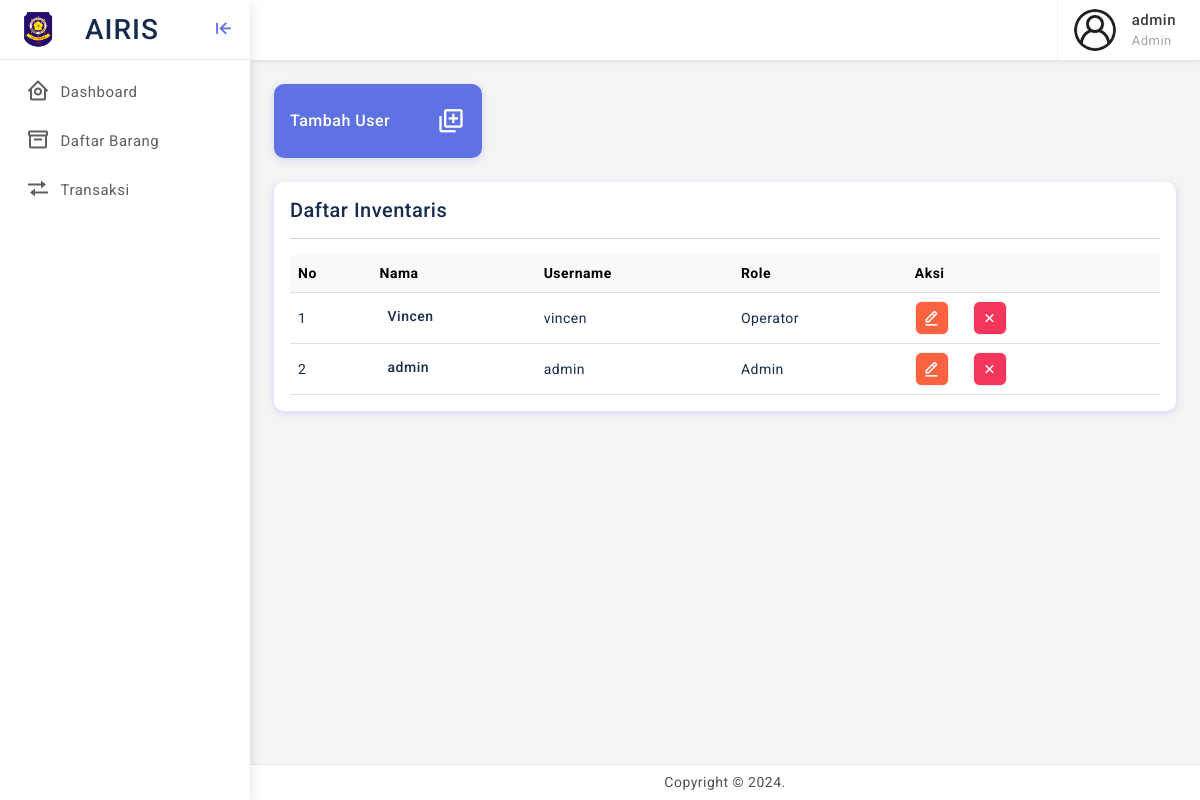
Screenshot of /dashboard/user.php (signed in) with the database file from the repository.
### tables this page shows
CREATE TABLE `tb_user` (
  `id_user` int(11) NOT NULL,
  `nama` varchar(255) NOT NULL,
  `username` varchar(100) NOT NULL,
  `password` varchar(255) NOT NULL,
  `role` varchar(50) NOT NULL
);

### dashboard/user.php (the view, shortened to what this page needs)
<?php
include "../include/koneksi.php";
include "../include/head.php";
$data = mysqli_query($koneksi, "SELECT * FROM `tb_user`");
?>
<div class="row row-cols-1 row-cols-md-2 row-cols-xl-4">
    <div class="col">
        <a href="#" data-bs-toggle="modal" data-bs-target="#tambahUserModal">
            <div class="card radius-10 bg-primary">
                <div class="card-body">
                    <div class="d-flex align-items-center">
                        <h6 class="mb-0 text-white">Tambah User</h6>
                        <div class="ms-auto">
                            <i class='bx bx-add-to-queue fs-3 text-white'></i>
                        </div>
                    </div>
                </div>
            </div>
        </a>
    </div>
</div>
<div class="card radius-10">
    <div class="card-body">
        <div class="d-flex align-items-center">
            <div>
                <h5 class="mb-0">Daftar Inventaris</h5>
            </div>
        </div>
        <hr>
        <div class="table-responsive">
            <table class="table align-middle mb-0" id="dt">
                <thead class="table-light">
                    <tr>
                        <th>No</th>
                        <th>Nama</th>
                        <th>Username</th>
                        <th>Role</th>
                        <th>Aksi</th>
                    </tr>
                </thead>
                <tbody>
                    <?php
					$no = 1;
					foreach ($data as $d) {
					?>
                    <tr>
                        <td>
                            <?= $no++; ?>
                        </td>
                        <td>
                            <div class="d-flex align-items-center">
                                <div class="ms-2">
                                    <h6 class="mb-1 font-14">
                                        <?= htmlspecialchars($d['nama']); ?>
                                    </h6>
                                </div>
                            </div>
                        </td>
                        <td>
                            <?= htmlspecialchars($d['username']); ?>
                        </td>
                        <td><?= htmlspecialchars($d['role']); ?></td>
                        <td>
                            <div class="d-flex order-actions">
                                <a href="javascript:;" class="bg bg-warning text-white" data-bs-toggle="modal"
                                    data-bs-target="#editModal<?= $no; ?>"><i class="bx bx-edit-alt"></i></a>
                                <a href="javascript:;" class="bg bg-danger text-white ms-4" data-bs-toggle="modal"
                                    data-bs-target="#hapusModal<?= $no; ?>"><i class="bx bx-x"></i></a>
                            </div>
                        </td>
                    </tr>
                    <?php
					}
					?>
                </tbody>
            </table>
        </div>
    </div>
</div>
<?php
include "../include/foot.php";
?>

### assets/css/app.css (style rules this page uses)
body { font-size: 14px; color: #4c5258; letter-spacing: .5px; background-color: #f4f4f4; overflow-x: hidden; font-family: Roboto, sans-serif }
a { text-decoration: none }
.order-actions a { font-size: 18px; width: 34px; height: 34px; display: flex; align-items: center; justify-content: center; background: #f1f1f1; border: 1px solid #eeecec; text-align: center; border-radius: 20%; color: #2b2a2a }
.font-14 { font-size: 14px }
.radius-10 { border-radius: 10px }

### rows the page displays
tb_user: nama "Vincen", username "vincen", role "Operator"
tb_user: nama "admin", username "admin", role "Admin"

### other values shown
$_SESSION['nama'] "admin"
$_SESSION['role'] "Admin"
